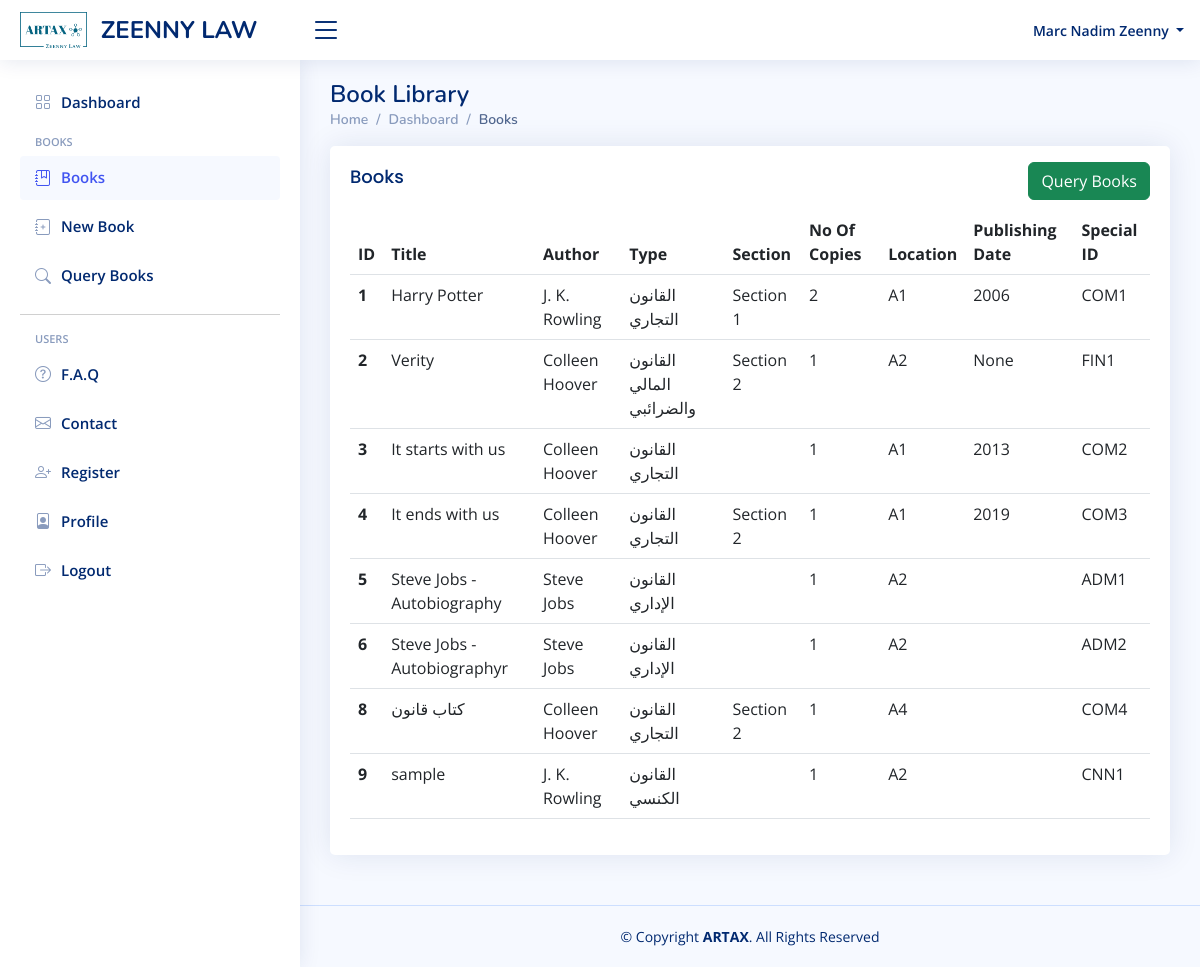
The app's page /books/ (signed in), older data.
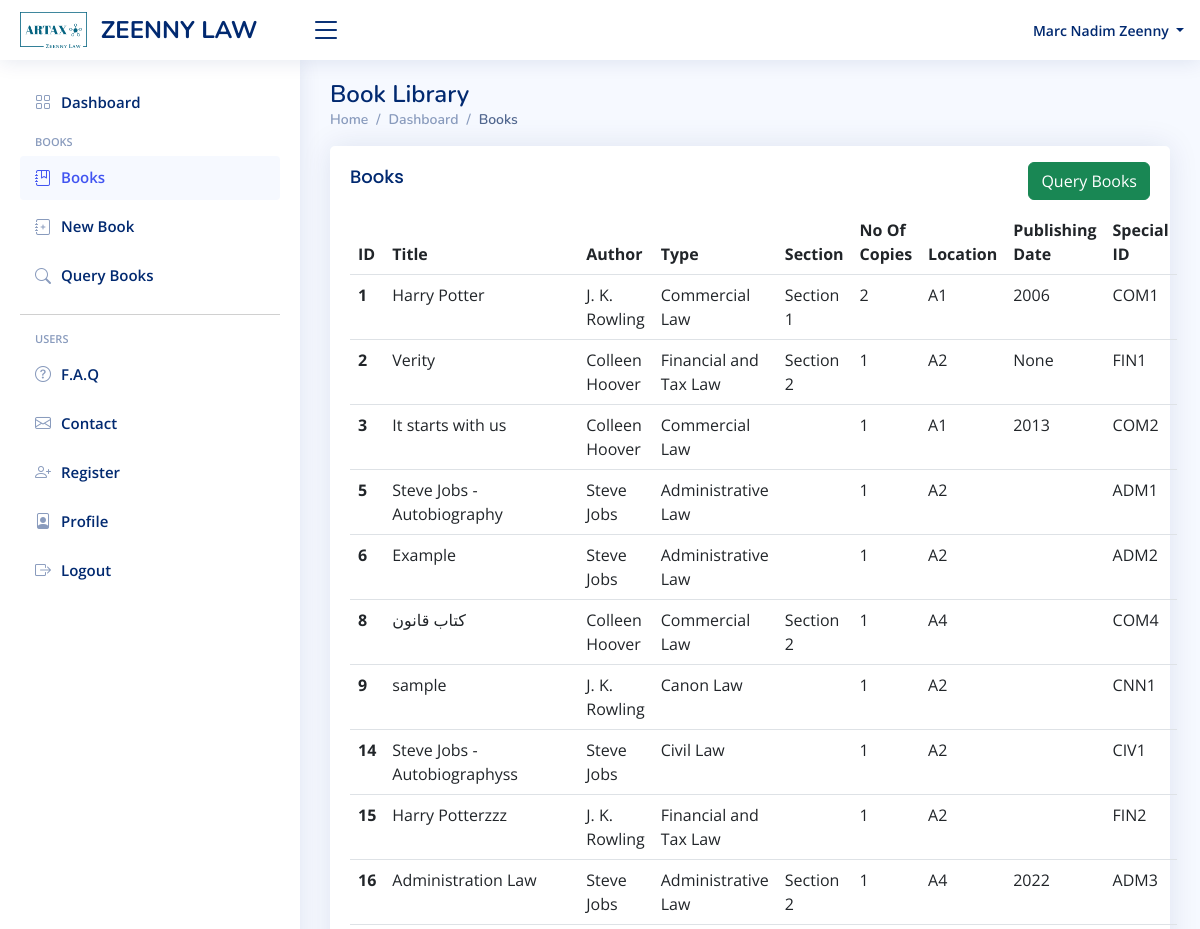
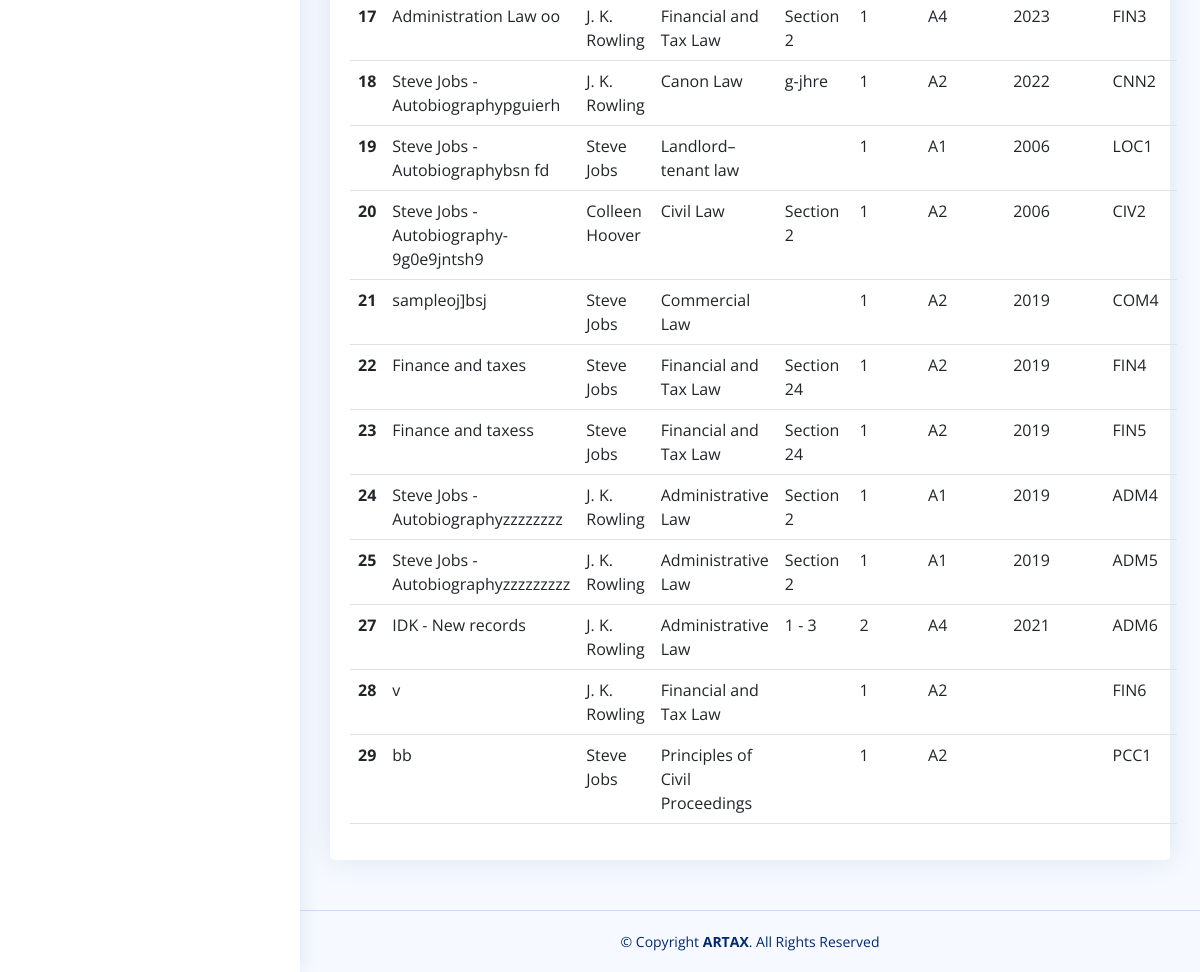
The same page, newer data (2 pictures, top to bottom).
### artax/models.py (models this page shows, shortened)
class User(AbstractUser):
    email = models.EmailField(blank=True, unique=True, validators=[EmailValidator(
        message="Please enter a valid email address.")])
    about = models.TextField()
    job = models.CharField(max_length=200)
    address = models.TextField()
    phone = PhoneNumberField(null=True, region="LB")
    date_of_registration = models.DateField(default=datetime.today)
    twitter_url = models.URLField(default="#")
    facebook_url = models.URLField(default="#")
    insta_url = models.URLField(default="#")
    linkedin_url = models.URLField(default="#")
    def get_full_name(self):
        return f"{self.first_name} {self.last_name}".strip()

class Book(models.Model, DirtyFieldsMixin):
    lib_id = models.CharField(max_length=50, default="ABC123")
    author = models.ForeignKey("Author", models.PROTECT, related_name="book")
    title = models.CharField(max_length=250)
    subject = models.TextField(null=True)
    type = models.ForeignKey("Type", models.PROTECT, related_name="book")
    section = models.CharField(max_length=250)
    location = models.ForeignKey("Location", models.PROTECT, related_name="book", null=True)
    publisher = models.CharField(max_length=250)
    publishing_date = models.CharField(max_length=250, null=True)
    purchase_date = models.DateField(null=True, blank=True)
    summary = models.FileField(upload_to=functools.partial(custom_cover_filename, object="summary"), blank=True, null=True)
    cover = models.ImageField(upload_to=functools.partial(custom_cover_filename, object="cover"), blank=True, null=True)
    isbn = models.CharField(max_length=14, blank=True, null=True)
    number_of_copies = models.IntegerField()
    language = models.ForeignKey("Language", models.SET_NULL, related_name="book", null=True)
    date_of_registration = models.DateField(default=datetime.today)
    registrator = models.ForeignKey(User, models.SET_NULL, null=True, related_name="book_registrator")
    last_editor = models.ForeignKey(User, models.SET_NULL, null=True, related_name="book_latest_editor")
    last_edit_time = models.DateTimeField()

class Author(models.Model):
    name = models.CharField(max_length=200)

class Type(models.Model):
    name = models.CharField(max_length=200)
    code = models.CharField(max_length=3)

class Location(models.Model):
    code = models.CharField(max_length=200)

### artax/views.py (the view)
# urls.py: path("books/", views.all_books, name="all_books"),
@login_required(login_url="login")
def all_books(request):
    page_obj = paginator_books(request, Book.objects.all().order_by("id"))
    return render(request, "artax/all-books.html",
                  {"page_obj": page_obj, 'per_page': per_page, 'per_page_options': [25, 35, 45]})

### artax/templatetags/custom_tags.py (called while the page is built)
@register.simple_tag(takes_context=True)
def nav_link(context, link, text, icon):
    if context['request'].resolver_match.view_name.endswith(link):
        nav_class = 'nav-item'
        link_class = 'nav-link'
    else:
        nav_class = 'nav-item collapsed'
        link_class = 'nav-link collapsed'
    url = context['request'].build_absolute_uri(reverse(link))
    return mark_safe(f"""<li class="{nav_class}"><a class="{link_class}" href="{url}"><i class="bi bi-{icon}"></i><span>{text}</span></a></li>""")

### artax/views.py (called while the page is built)
def paginator_books(request, books):
    page_number = request.GET.get('page')
    if request.GET.get("asc") == 'False':
        books = books[::-1]
    paginator = Paginator(books, per_page)
    page_obj = paginator.get_page(page_number)
    return page_obj

### artax/templates/artax/all-books.html (shortened to what this page needs)
{% extends 'artax/layout.html' %}
{% block content %}
<main id="main" class="main">
    <div class="pagetitle">
      <h1>Book Library</h1>
      <nav>
        <ol class="breadcrumb">
          <li class="breadcrumb-item"><a href="{% url 'index' %}">Home</a></li>
          <li class="breadcrumb-item"><a href="{% url "index" %}">Dashboard</a></li>
          <li class="breadcrumb-item active">Books</li>
        </ol>
      </nav>
    </div>
    <section class="section">
      <div class="row">
        <div class="col-lg-12">
          <div class="card">
            <div class="card-body">
            <div class="row">
                <div class="col-6">
                    <h5 class="card-title">Books</h5>
                </div>
                <div class="col-6 text-end mt-3">
                    <a href="{% url 'book_queries' %}" class="btn btn-success">Query Books</a>
                </div>
            </div>
              <div class="table-responsive-sm table-responsive-md">
                <table class="table table-hover datatable" >
                <thead>
                  <tr>
                    <th scope="col">ID</th>
                    <th scope="col">Title</th>
                    <th scope="col">Author</th>
                    <th scope="col">Type</th>
                    <th scope="col">Section</th>
                    <th scope="col">No Of Copies</th>
                    <th scope="col">Location</th>
                    <th scope="col">Publishing Date</th>
                    <th scope="col">Special ID</th>
                  </tr>
                </thead>
                <tbody>
                {% for book in page_obj %}
                  <tr class="clickable" onclick="window.location='{% url 'show_book' book_id=book.id %}'" style="cursor: pointer;">
                    <th scope="row">{{ book.id }}</th>
                    <td>{{book.title}}</td>
                    <td>{{book.author.name}}</td>
                    <td>{{book.type.name}}</td>
                    <td>{{book.section}}</td>
                    <td>{{book.number_of_copies}}</td>
                    <td>{{book.location.code}}</td>
                    <td>{{book.publishing_date}}</td>
                    <td>{{book.lib_id}}</td>
                  </tr>
                {% endfor %}
                </tbody>
              </table>
              </div>
            </div>
          </div>
        </div>
      </div>
    </section>
  </main>
{% endblock %}

### artax/templates/artax/layout.html (shortened to what this page needs)
{% load custom_tags %}
{% load static %}
<!DOCTYPE html>
<html lang="en">
<head>
    {% block head %}
    <link href="{% static 'artax/vendor/bootstrap/css/bootstrap.min.css' %}" rel="stylesheet">
    <link href="{% static 'artax/vendor/bootstrap-icons/bootstrap-icons.css' %}" rel="stylesheet">
    <link href="{% static 'artax/vendor/remixicon/remixicon.css'%}" rel="stylesheet">
    <link href="{% static 'artax/vendor/simple-datatables/style.css'%}" rel="stylesheet">
    <link href="{% static 'artax/css/style.css'%}" rel="stylesheet">
    {% endblock %}
</head>
<body>
{% block header %}
<header id="header" class="header fixed-top d-flex align-items-center">
    <div class="d-flex align-items-center justify-content-between">
        <a href="{% url 'index' %}" class="logo d-flex align-items-center" >
            <img src="{% static 'artax/img/png/logo.png' %}" style="height: 40px;" alt="">&nbsp;&nbsp;
            <span class="d-none d-lg-block">ZEENNY LAW </span>
        </a>
        <i class="bi bi-list toggle-sidebar-btn"></i>
    </div>
    <nav class="header-nav ms-auto">
        <ul class="d-flex align-items-center">
            {% if user.is_authenticated %}
            <li class="nav-item dropdown pe-3">
                <a class="nav-link nav-profile d-flex align-items-center pe-0" href="#" data-bs-toggle="dropdown">
                    <span class="d-none d-md-block dropdown-toggle ps-2">{{ user.get_full_name }} </span>
                </a>
            </li>
            {% else %}
            <li class="nav-item pe-4">
                <a class="nav-link nav-profile d-flex align-items-center pe-0" href="{% url 'login' %}">
                    <span class="d-none d-md-block ps-2">Login to access Artax&trade; features&nbsp;<i class="bi bi-box-arrow-in-right"></i></span>
                </a>
            </li>
            {% endif %}
        </ul>
    </nav>
</header>
{% endblock %}
{% block sidebar %}
<aside id="sidebar" class="sidebar">
    <ul class="sidebar-nav collapsed" id="sidebar-nav">
        {% nav_link 'index' 'Dashboard ' 'grid' %}
        <li class="nav-heading">Books</li>
        {% nav_link 'all_books' 'Books' 'journal-bookmark' %}
        {% nav_link 'new_book' 'New Book' 'journal-plus' %}
        {% nav_link 'book_queries' 'Query Books ' 'search' %}
        <hr>
        <li class="nav-heading">Users</li>
        {% nav_link 'faq' 'F.A.Q' 'question-circle'%}
        {% nav_link 'contact' 'Contact' 'envelope' %}
        {% if user.is_staff %}
            {% nav_link 'register' 'Register' 'person-plus' %}
        {% endif %}
        {% if user.is_authenticated %}
            {% nav_link 'profile' 'Profile ' 'file-person' %}
            {% nav_link 'logout' 'Logout' 'box-arrow-right' %}
        {% endif %}
    </ul>
</aside>
{% endblock%}
{% block content %}{% endblock %}
{% block footer %}
<footer id="footer" class="footer">
    <div class="copyright">
        &copy; Copyright <strong><span>ARTAX</span></strong>. All Rights Reserved
    </div>
</footer>
</body>
</html>
{% endblock %}

### artax/static/artax/css/style.css (style rules this page uses)
:root { scroll-behavior: smooth; }
body { font-family: "Open Sans", sans-serif; background: #f6f9ff; color: #444444; }
a { color: #4154f1; text-decoration: none; }
h1, h2, h3, h4, h5, h6 { font-family: "Nunito", sans-serif; }
#main { margin-top: 60px; padding: 20px 30px; transition: all 0.3s; }
.pagetitle { margin-bottom: 10px; }
.pagetitle h1 { font-size: 24px; margin-bottom: 0; font-weight: 600; color: #012970; }
.card { margin-bottom: 30px; border: none; border-radius: 5px; box-shadow: 0px 0 30px rgba(1, 41, 112, 0.1); }
.card-title { padding: 20px 0 15px 0; font-size: 18px; font-weight: 500; color: #012970; font-family: "Poppins", sans-serif; }
.card-body { padding: 0 20px 20px 20px; }
.breadcrumb { font-size: 14px; font-family: "Nunito", sans-serif; color: #899bbd; font-weight: 600; }
.breadcrumb a { color: #899bbd; transition: 0.3s; }
.breadcrumb .breadcrumb-item::before { color: #899bbd; }
.breadcrumb .active { color: #51678f; font-weight: 600; }
.logo { line-height: 1; }
@media (min-width: 1200px) { .logo { width: 280px; } }
.logo img { max-height: 36px; margin-right: 6px; }
.logo span { font-size: 24px; font-weight: 700; color: #012970; font-family: "Nunito", sans-serif; }
.header { transition: all 0.5s; z-index: 997; height: 60px; box-shadow: 0px 2px 20px rgba(1, 41, 112, 0.1); background-color: #fff; padding-left: 20px; }
.header .toggle-sidebar-btn { font-size: 32px; padding-left: 10px; cursor: pointer; color: #012970; }
.header-nav ul { list-style: none; }
.header-nav>ul { margin: 0; padding: 0; }
.header-nav .nav-profile { color: #012970; }
.header-nav .nav-profile span { font-size: 14px; font-weight: 600; }
.sidebar { position: fixed; top: 60px; left: 0; bottom: 0; width: 300px; z-index: 996; transition: all 0.3s; padding: 20px; overflow-y: auto; scrollbar-width: thin; scrollbar-color: #aab7cf transparent; box-shadow: 0px 0px 20px rgba(1, 41, 112, 0.1); background-color: #fff; }
@media (min-width: 1200px) { #main, #footer { margin-left: 300px; } }
.sidebar-nav { padding: 0; margin: 0; list-style: none; }
.sidebar-nav li { padding: 0; margin: 0; list-style: none; }
.sidebar-nav .nav-item { margin-bottom: 5px; }
.sidebar-nav .nav-heading { font-size: 11px; text-transform: uppercase; color: #899bbd; font-weight: 600; margin: 10px 0 5px 15px; }
.sidebar-nav .nav-link { display: flex; align-items: center; font-size: 15px; font-weight: 600; color: #4154f1; transition: 0.3; background: #f6f9ff; padding: 10px 15px; border-radius: 4px; }
.sidebar-nav .nav-link i { font-size: 16px; margin-right: 10px; color: #4154f1; }
.sidebar-nav .nav-link.collapsed { color: #012970; background: #fff; }
.sidebar-nav .nav-link.collapsed i { color: #899bbd; }
.footer { padding: 20px 0; font-size: 14px; transition: all 0.3s; border-top: 1px solid #cddfff; }
.footer .copyright { text-align: center; color: #012970; }

Row changes from the older to the newer data that the page shows:
removed Book: id "4", title "It ends with us", author.name "Colleen Hoover", type.name "القانون التجاري", section "Section 2", number_of_copies "1", location.code "A1", publishing_date "2019", lib_id "COM3"
changed through a linked row, Book "Harry Potter": type.name "القانون التجاري" → "Commercial Law"
changed Book "Verity": type.name "القانون المالي والضرائبي" → "Financial and Tax Law"
changed Book "It starts with us": type.name "القانون التجاري" → "Commercial Law"
changed through a linked row, Book "Steve Jobs - Autobiography": type.name "القانون الإداري" → "Administrative Law"
changed Book "ADM2": title "Steve Jobs - Autobiographyr" → "Example"; type.name "القانون الإداري" → "Administrative Law"
changed through a linked row, Book "كتاب قانون": type.name "القانون التجاري" → "Commercial Law"
changed through a linked row, Book "sample": type.name "القانون الكنسي" → "Canon Law"
added Book: id "14", title "Steve Jobs - Autobiographyss", author.name "Steve Jobs", type.name "Civil Law", number_of_copies "1", location.code "A2", lib_id "CIV1"
added Book: id "15", title "Harry Potterzzz", author.name "J. K. Rowling", type.name "Financial and Tax Law", number_of_copies "1", location.code "A2", lib_id "FIN2"
added Book: id "16", title "Administration Law", author.name "Steve Jobs", type.name "Administrative Law", section "Section 2", number_of_copies "1", location.code "A4", publishing_date "2022", lib_id "ADM3"
added Book: id "17", title "Administration Law oo", author.name "J. K. Rowling", type.name "Financial and Tax Law", section "Section 2", number_of_copies "1", location.code "A4", publishing_date "2023", lib_id "FIN3"
added Book: id "18", title "Steve Jobs - Autobiographypguierh", author.name "J. K. Rowling", type.name "Canon Law", section "g-jhre", number_of_copies "1", location.code "A2", publishing_date "2022", lib_id "CNN2"
added Book: id "19", title "Steve Jobs - Autobiographybsn fd", author.name "Steve Jobs", type.name "Landlord–tenant law", number_of_copies "1", location.code "A1", publishing_date "2006", lib_id "LOC1"
added Book: id "20", title "Steve Jobs - Autobiography-9g0e9jntsh9", author.name "Colleen Hoover", type.name "Civil Law", section "Section 2", number_of_copies "1", location.code "A2", publishing_date "2006", lib_id "CIV2"
added Book: id "21", title "sampleoj]bsj", author.name "Steve Jobs", type.name "Commercial Law", number_of_copies "1", location.code "A2", publishing_date "2019", lib_id "COM4"
added Book: id "22", title "Finance and taxes", author.name "Steve Jobs", type.name "Financial and Tax Law", section "Section 24", number_of_copies "1", location.code "A2", publishing_date "2019", lib_id "FIN4"
added Book: id "23", title "Finance and taxess", author.name "Steve Jobs", type.name "Financial and Tax Law", section "Section 24", number_of_copies "1", location.code "A2", publishing_date "2019", lib_id "FIN5"
added Book: id "24", title "Steve Jobs - Autobiographyzzzzzzzz", author.name "J. K. Rowling", type.name "Administrative Law", section "Section 2", number_of_copies "1", location.code "A1", publishing_date "2019", lib_id "ADM4"
added Book: id "25", title "Steve Jobs - Autobiographyzzzzzzzzz", author.name "J. K. Rowling", type.name "Administrative Law", section "Section 2", number_of_copies "1", location.code "A1", publishing_date "2019", lib_id "ADM5"
added Book: id "27", title "IDK - New records", author.name "J. K. Rowling", type.name "Administrative Law", section "1 - 3", number_of_copies "2", location.code "A4", publishing_date "2021", lib_id "ADM6"
added Book: id "28", title "v", author.name "J. K. Rowling", type.name "Financial and Tax Law", number_of_copies "1", location.code "A2", lib_id "FIN6"
added Book: id "29", title "bb", author.name "Steve Jobs", type.name "Principles of Civil Proceedings", number_of_copies "1", location.code "A2", lib_id "PCC1"
